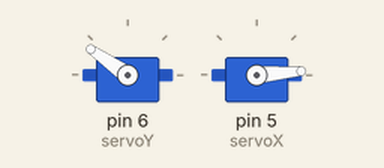
Recording of a sketch running on a simulated Arduino Uno, built with avr-gcc and run on an emulated ATmega328P. Parts: 2 × servo.

Above: at 0.1 s.
At 38.1 s:
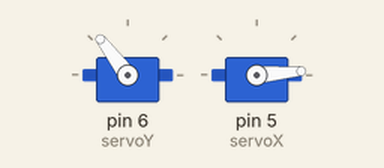
Timing chart, 0 to 40.0 s (numbered marks = the images above):
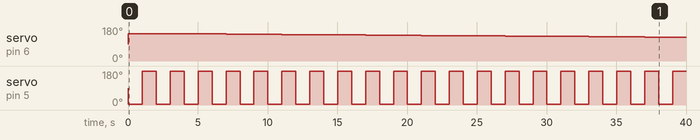

The sketch:

SERVO_TEST_12_26_plus_distance_read.ino
```cpp
#include <Servo.h>
#include <LIDARLite.h>
Servo servoX;
Servo servoY;
int degree = 145;
LIDARLite lidar;
int cal_cnt=0;


void setup() {
  // put your setup code here, to run once:
lidar.begin(0,true);
lidar.configure(0);
servoY.attach (6);
servoX.attach (5);
Serial.begin(9600);

}

void loop() {
  // put your main code here, to run repeatedly:
delay(30);
servoY.write(degree);
servoX.write(5);
delay(1000);
servoX.write(190);
delay(1000);

while (degree >45)
{
  servoX.write(5);
  delay(1000);
  servoX.write(190);
  degree=degree-1;
  servoY.write (degree);
  delay (1000);
}
}
```

Measured:
- by itself, servo on pin 6 (servoY): 90° → 145° at 0.03 s, → 144° 3.0 s later, → 143° 2.0 s later, → 142° 2.0 s later, … (20 changes in this stretch)
- by itself, servo on pin 5 (servoX): alternates 180° for 1.0 s and 5° for 1.0 s
